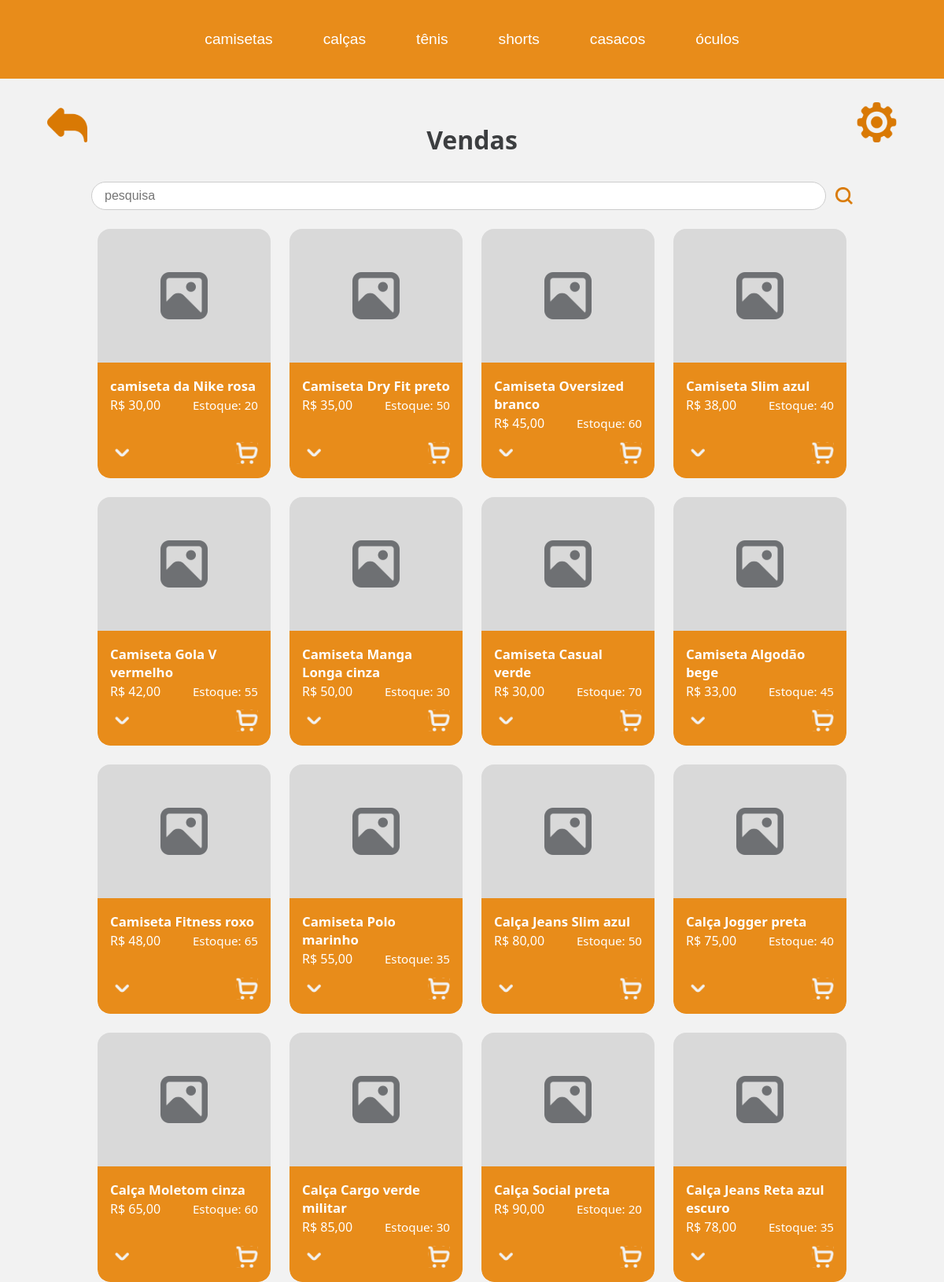
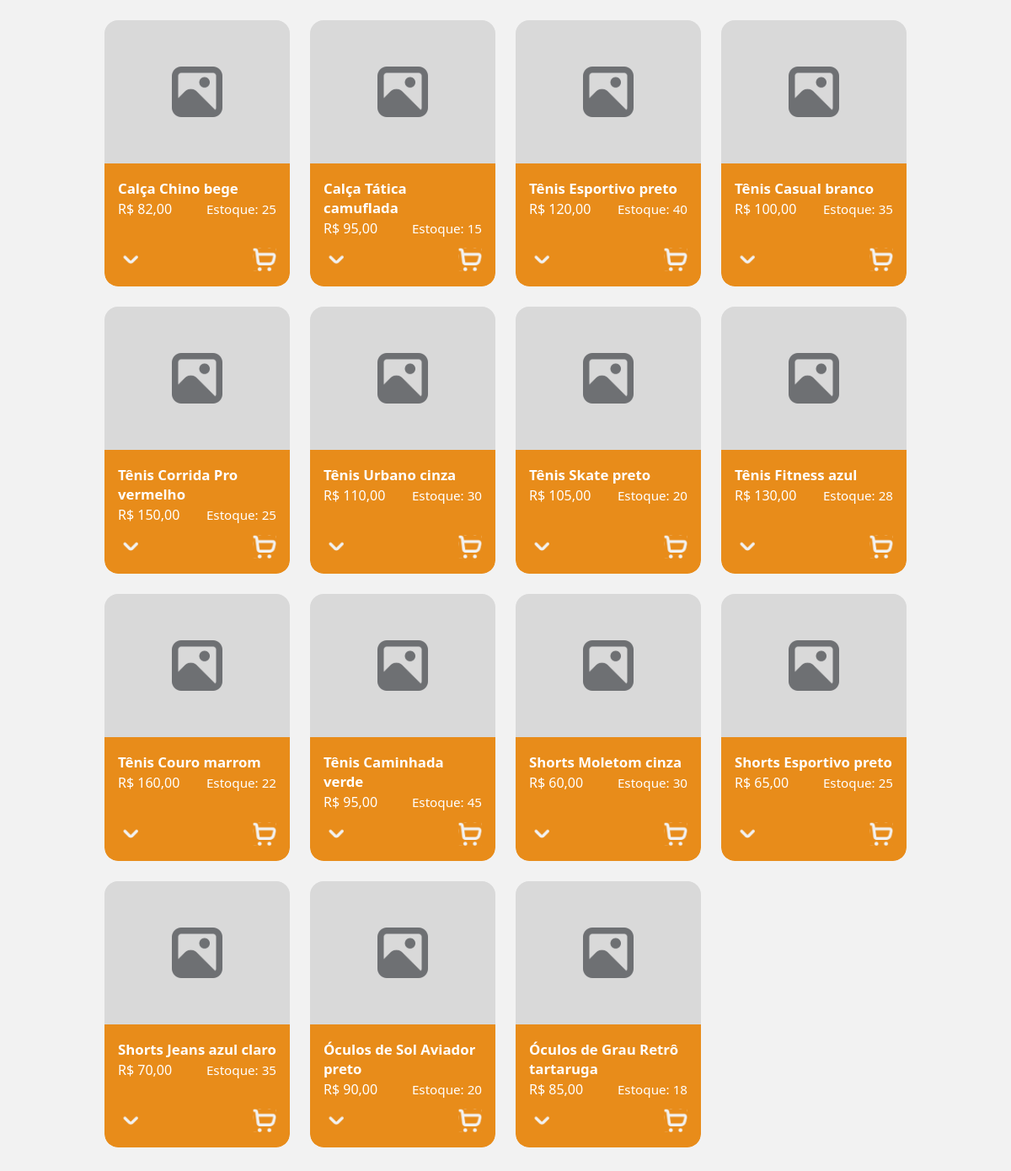
The app's page /paginas/vendas.php with its own data (2 pictures, top to bottom).
### tables this page shows
CREATE TABLE IF NOT EXISTS produto (
  idproduto INT NOT NULL AUTO_INCREMENT,
  nome VARCHAR(200) NOT NULL,
  quantidade_estoque INT NOT NULL,
  preco_uni DOUBLE NOT NULL,
  cor VARCHAR(45) NOT NULL,
  idtipo_produto INT NOT NULL,
  PRIMARY KEY (idproduto),
  FOREIGN KEY (idtipo_produto) REFERENCES tipo_produto(idtipo_produto)
);

### paginas/vendas.php (the view, shortened to what this page needs)
<!DOCTYPE html>
<html lang="pt-br">
<head>
    <link rel="stylesheet" href="../assets/css/style.css">
    <link rel="stylesheet" href="../assets/css/vendasStyle.css">
    <link rel="stylesheet" href="../assets/css/headerStyle.css">
</head>
<body>
    <?php include 'header.php'; ?>
    <div class="settings-icon left">
        <a href="home.php"><img src="../assets/img/voltar.svg" alt="Voltar"></a>
    </div>
    <div class="settings-icon right">
        <a href="/Loja-de-roupa/index.php"><img src="/Loja-de-roupa/assets/img/gear.svg" alt="Configurações"></a>
    </div>
    <div class="vendas-container">
        <div class="vendas-header">
            <div class="vendas-title">Vendas</div>
        </div>
        <form class="vendas-search">
            <input type="text" placeholder="pesquisa" name="pesquisa">
            <button type="submit" class="vendas-search-btn"><img src="../assets/img/lupa.svg" alt="Buscar"></button>
        </form>
        <div class="vendas-lista">
            <?php
                include_once '../db/conexao.php';
                $where = '';
                $sql = "SELECT
                            produto.nome,
                            produto.preco_uni,
                            produto.cor,
                            produto.quantidade_estoque,
                            tipo_produto.tipo AS tipo
                            FROM produto
                            JOIN tipo_produto ON produto.idtipo_produto = tipo_produto.idtipo_produto $where";
                $result = mysqli_query($conn, $sql);
                if ($result && mysqli_num_rows($result) > 0) {
                while ($row = mysqli_fetch_assoc($result)) {
            ?>
            <div class="vendas-card">
                <div class="vendas-card-img">
                    <img src="../assets/img/prod_img.svg" alt="Produto">
                </div>
                <div class="vendas-card-info">
                    <div>
                        <div class="vendas-card-title"><?php echo $row['nome'], " ", $row['cor']; ?></div>
                        <div class="vendas-card-price-container">
                            <span class="vendas-card-price">R$ <?php echo number_format($row['preco_uni'], 2, ',', '.'); ?></span>
                            <span class="vendas-card-estoque">Estoque: <?php echo $row['quantidade_estoque']; ?></span>
                        </div>
                    </div>
                    <div class="vendas-card-actions">
                        <img src="../assets/img/dropw.svg" alt="Mais opções" class="dropdown">
                        <button class="icon-btn">
                            <img src="../assets/img/carrinho.svg" alt="Carrinho" class="cart">
                        </button>
                    </div>
                </div>
            </div>
            <?php
                }
            } else {
                echo "<p style='margin: 20px;'>Nenhum produto encontrado.</p>";
            }
            ?>
        </div>
    </div>
</body>
</html>

### assets/css/style.css (style rules this page uses)
body { margin: 0; padding: 0; background: #F2F2F2; font-family: 'Segoe UI', Arial, sans-serif; }
.settings-icon { position: absolute; top: 72px; z-index: 3; }
.settings-icon img { width: 51px; height: 51px; cursor: pointer; }
.settings-icon.left { left: 60px; }
.settings-icon.right { right: 60px; }
h1, h2, h3, .vendas-title { color: #3C3E40 !important; }

### assets/css/vendasStyle.css (style rules this page uses)
.vendas-container { padding: 32px 48px; height: 100vh; box-sizing: border-box; overflow-y: auto; position: relative; }
.vendas-header { display: flex; align-items: center; justify-content: space-between; position: relative; }
.vendas-title { font-size: 2rem; font-weight: bold; margin: 0 auto; color: #3C3E40 !important; }
.vendas-search { margin: 32px 0 24px 0; display: flex; align-items: center; gap: 8px; justify-content: center; }
.vendas-search input { width: 900px; max-width: 100%; padding: 8px 16px; border-radius: 20px; border: 1px solid #ccc; font-size: 1rem; }
.vendas-search-btn { background: none; border: none; cursor: pointer; padding: 0 0 0 4px; display: flex; align-items: center; }
.vendas-lista { display: grid; grid-template-columns: repeat(4, 220px); gap: 24px; justify-content: center; }
.vendas-card { background: #f2f2f2; border-radius: 16px; overflow: hidden; display: flex; flex-direction: column; min-height: 260px; width: 220px; }
.vendas-card-img { background: #d9d9d9; height: 170px; display: flex; align-items: center; justify-content: center; }
.vendas-card-info { background: #e88c1a; color: #fff; padding: 18px 16px 8px 16px; flex: 1; display: flex; flex-direction: column; justify-content: space-between; border-bottom-left-radius: 16px; border-bottom-right-radius: 16px; }
.vendas-card-title { font-weight: bold; margin-bottom: 2px; font-size: 1.05rem; }
.vendas-card-price { margin-bottom: 0; font-size: 1rem; }
.vendas-card-actions { display: flex; justify-content: space-between; align-items: flex-end; margin-top: 12px; }
.icon-btn { background: none; border: none; cursor: pointer; padding: 0; }
.vendas-card-price-container { display: flex; align-items: center; gap: 6px; }
.vendas-card-img img { width: 60px; }
.vendas-search-btn img { width: 22px; }
.vendas-card-actions img.dropdown { width: 28px; vertical-align: middle; margin-left: 1%; margin-bottom: 10px; }
.vendas-card-actions img.cart { width: 28px; vertical-align: middle; margin-right: 1%; margin-bottom: 10px; }
.vendas-card-estoque { margin-left: auto; display: block; text-align: right; font-size: 0.95rem; }
.settings-icon { top: 130px; }

### records on screen
produto: nome "camiseta da Nike", cor "rosa", preco_uni "30,00", quantidade_estoque "20"
produto: nome "Camiseta Dry Fit", cor "preto", preco_uni "35,00", quantidade_estoque "50"
produto: nome "Camiseta Oversized", cor "branco", preco_uni "45,00", quantidade_estoque "60"
produto: nome "Camiseta Slim", cor "azul", preco_uni "38,00", quantidade_estoque "40"
produto: nome "Camiseta Gola V", cor "vermelho", preco_uni "42,00", quantidade_estoque "55"
produto: nome "Camiseta Manga Longa", cor "cinza", preco_uni "50,00", quantidade_estoque "30"
produto: nome "Camiseta Casual", cor "verde", preco_uni "30,00", quantidade_estoque "70"
produto: nome "Camiseta Algodão", cor "bege", preco_uni "33,00", quantidade_estoque "45"
produto: nome "Camiseta Fitness", cor "roxo", preco_uni "48,00", quantidade_estoque "65"
produto: nome "Camiseta Polo", cor "marinho", preco_uni "55,00", quantidade_estoque "35"
produto: nome "Calça Jeans Slim", cor "azul", preco_uni "80,00", quantidade_estoque "50"
produto: nome "Calça Jogger", cor "preta", preco_uni "75,00", quantidade_estoque "40"
produto: nome "Calça Moletom", cor "cinza", preco_uni "65,00", quantidade_estoque "60"
produto: nome "Calça Cargo", cor "verde militar", preco_uni "85,00", quantidade_estoque "30"
produto: nome "Calça Social", cor "preta", preco_uni "90,00", quantidade_estoque "20"
produto: nome "Calça Jeans Reta", cor "azul escuro", preco_uni "78,00", quantidade_estoque "35"
produto: nome "Calça Chino", cor "bege", preco_uni "82,00", quantidade_estoque "25"
produto: nome "Calça Tática", cor "camuflada", preco_uni "95,00", quantidade_estoque "15"
produto: nome "Tênis Esportivo", cor "preto", preco_uni "120,00", quantidade_estoque "40"
produto: nome "Tênis Casual", cor "branco", preco_uni "100,00", quantidade_estoque "35"
produto: nome "Tênis Corrida Pro", cor "vermelho", preco_uni "150,00", quantidade_estoque "25"
produto: nome "Tênis Urbano", cor "cinza", preco_uni "110,00", quantidade_estoque "30"
produto: nome "Tênis Skate", cor "preto", preco_uni "105,00", quantidade_estoque "20"
produto: nome "Tênis Fitness", cor "azul", preco_uni "130,00", quantidade_estoque "28"
produto: nome "Tênis Couro", cor "marrom", preco_uni "160,00", quantidade_estoque "22"
produto: nome "Tênis Caminhada", cor "verde", preco_uni "95,00", quantidade_estoque "45"
produto: nome "Shorts Moletom", cor "cinza", preco_uni "60,00", quantidade_estoque "30"
produto: nome "Shorts Esportivo", cor "preto", preco_uni "65,00", quantidade_estoque "25"
produto: nome "Shorts Jeans", cor "azul claro", preco_uni "70,00", quantidade_estoque "35"
produto: nome "Óculos de Sol Aviador", cor "preto", preco_uni "90,00", quantidade_estoque "20"
produto: nome "Óculos de Grau Retrô", cor "tartaruga", preco_uni "85,00", quantidade_estoque "18"
